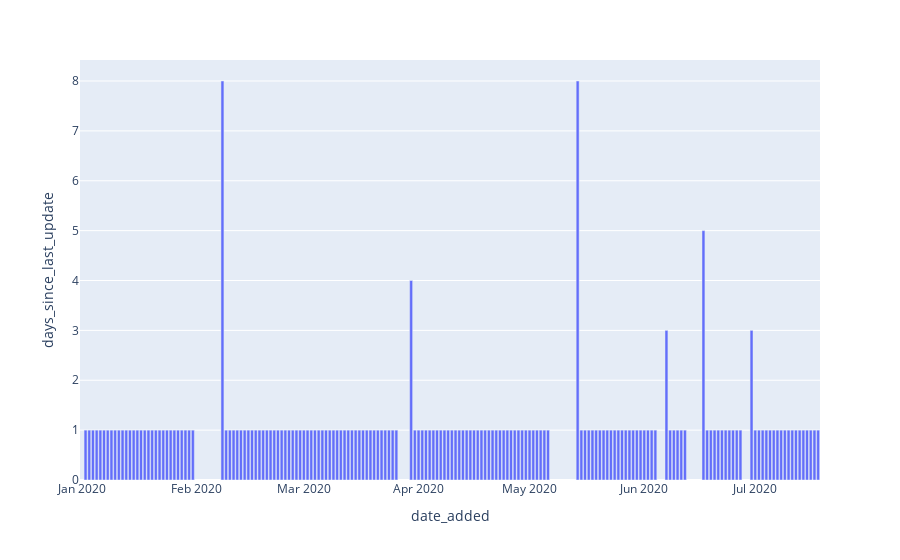

Source (notebook cell):
### Code cell
show_query_plot('queries/freshness/days-since-last-update.sql', 'date_added', 'days_since_last_update').show()

### Figure 1 — Plotly figure (JSON) as saved in the notebook; plotly's stock layout.template omitted (floating-point values rounded to 4 significant figures; data arrays with more than 128 entries replaced by an {"elided": "..."} marker saying what was removed)
{"data": [{"alignmentgroup": "True", "hovertemplate": "date_added=%{x}<br>days_since_last_update=%{y}<extra></extra>", "legendgroup": "", "marker": {"color": "#636efa"}, "name": "", "offsetgroup": "", "orientation": "v", "showlegend": false, "textposition": "auto", "type": "bar", "x": {"elided": "175 str values"}, "xaxis": "x", "y": {"elided": "175 int values"}, "yaxis": "y"}], "layout": {"barmode": "relative", "legend": {"tracegroupgap": 0}, "margin": {"t": 60}, "xaxis": {"anchor": "y", "domain": [0, 1], "title": {"text": "date_added"}}, "yaxis": {"anchor": "x", "domain": [0, 1], "title": {"text": "days_since_last_update"}}}}
